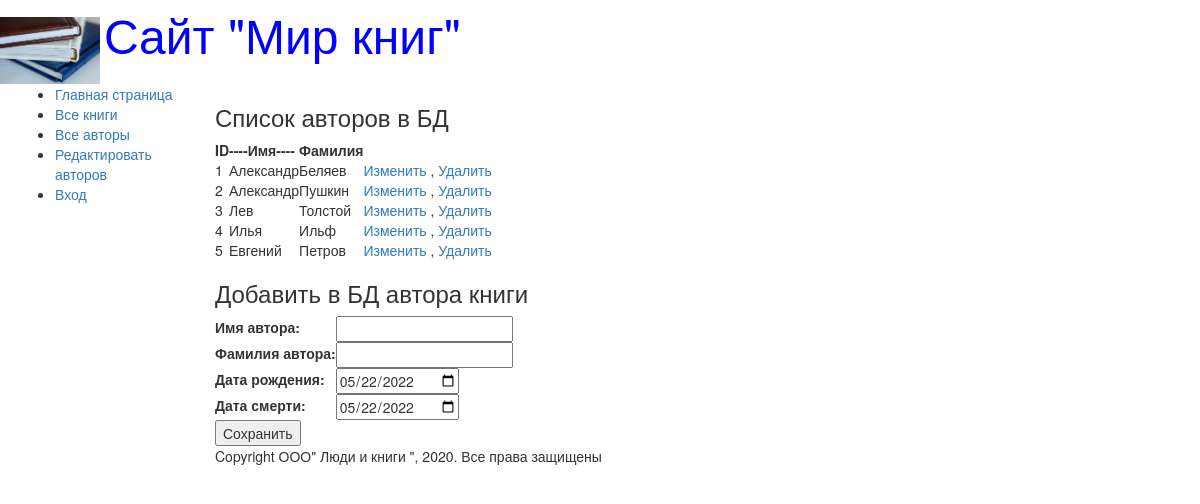
Before: /authors_add/ with the older database file.
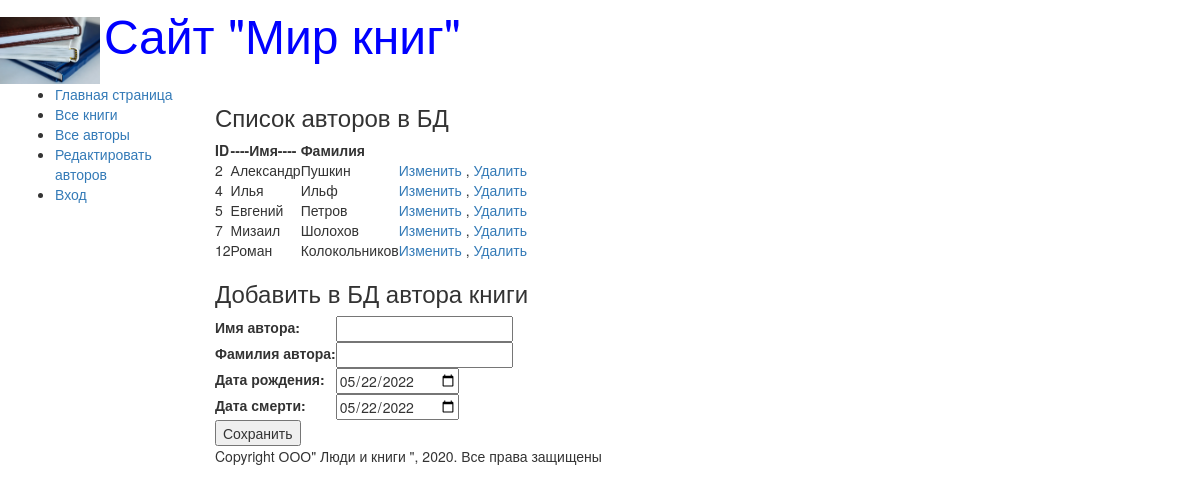
After: the same page with the newer database file.
### catalog/models.py (models this page shows, shortened)
class Author(models.Model):
    first_name = models.CharField(max_length=100, help_text='Введите имя автора', verbose_name='Имя автора')
    last_name = models.CharField(max_length=100, help_text='Введите фамилию автора', verbose_name='Фамилия автора')
    date_of_birth = models.DateField(help_text="Введите дату рождения", verbose_name='Дата рождения', null=True, blank=True)
    date_of_death = models.DateField(help_text="Введите дату смерти", verbose_name='Дата смерти', null=True, blank=True)

### catalog/views.py (the view)
# urls.py: path('authors_add/', views.authors_add, name='authors_add'),
def authors_add(request):
    author = Author.objects.all()
    authorsform = AuthorsForm()
    return  render (request, 'catalog/authors_add.html', {'form':authorsform , "author":author})

### catalog/form.py
class AuthorsForm(forms.Form):
    first_name = forms.CharField(label='Имя автора')
    last_name = forms.CharField(label='Фамилия автора')
    date_of_birth = forms.DateField(label='Дата рождения', initial=format(date.today()),
                                    widget=forms.widgets.DateInput(attrs={'type': 'date'}))
    date_of_death = forms.DateField(label='Дата смерти', initial=format(date.today()),
                                    widget=forms.widgets.DateInput(attrs={'type': 'date'}))

### catalog/templates/catalog/authors_add.html (shortened to what this page needs)
{% extends "base_generic.html" %}
{% block content %}
<h3>Список авторов в БД</h3>
{% if author %}
<table>
    <thead><th>ID</th><th>----Имя----</th><th>Фамилия</th></thead>
        {% for author in author.all %}
            <tr>
                <td> {{author.id}} </td>
                <td> {{author.first_name}} </td>
                <td> {{author.last_name}} </td>
                <td><a href="/edit1/{{author.id}}">Изменить</a> ,
                <a href="/delete/{{author.id}}">Удалить</a></td>
            </tr>
        {% endfor %}
    {% else %}
    <p>В Базе данных нет авторов</p>
    {% endif %}
</table>
<h3>Добавить в БД автора книги</h3>
<form method="POST" action="/create/">
    <table>
        {{form}}
    </table>
    <input type="submit" value="Сохранить">
</form>
{% endblock %}

Changed rows visible on the page:
removed Author: id "1", first_name "Александр", last_name "Беляев"
removed Author: id "3", first_name "Лев", last_name "Толстой"
added Author: id "7", first_name "Мизаил", last_name "Шолохов"
added Author: id "12", first_name "Роман", last_name "Колокольников"
